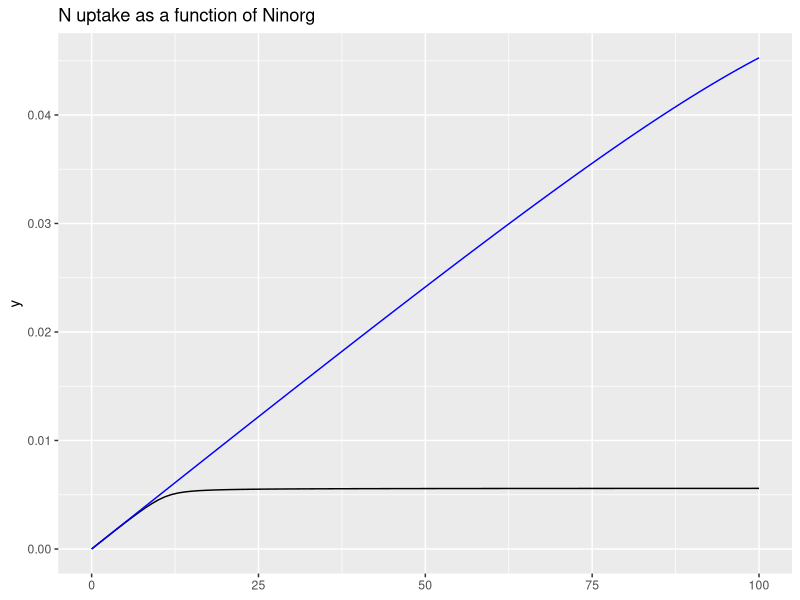
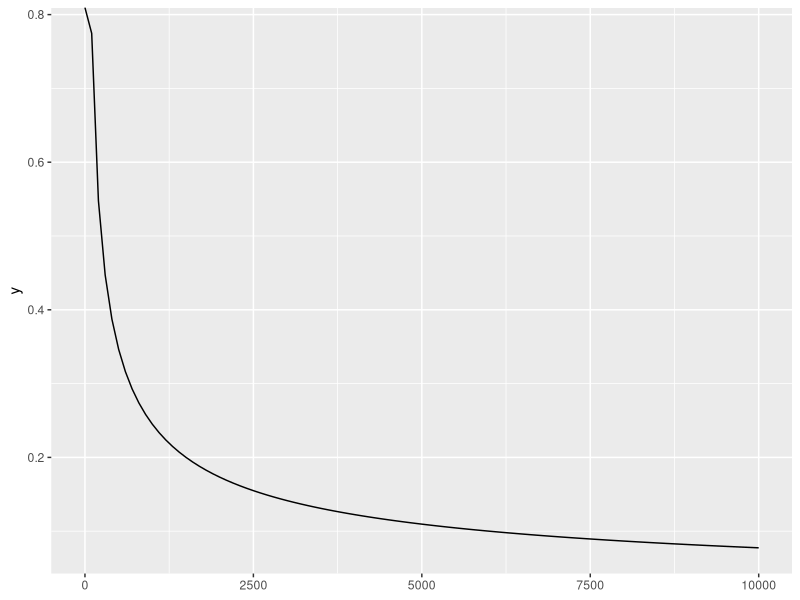
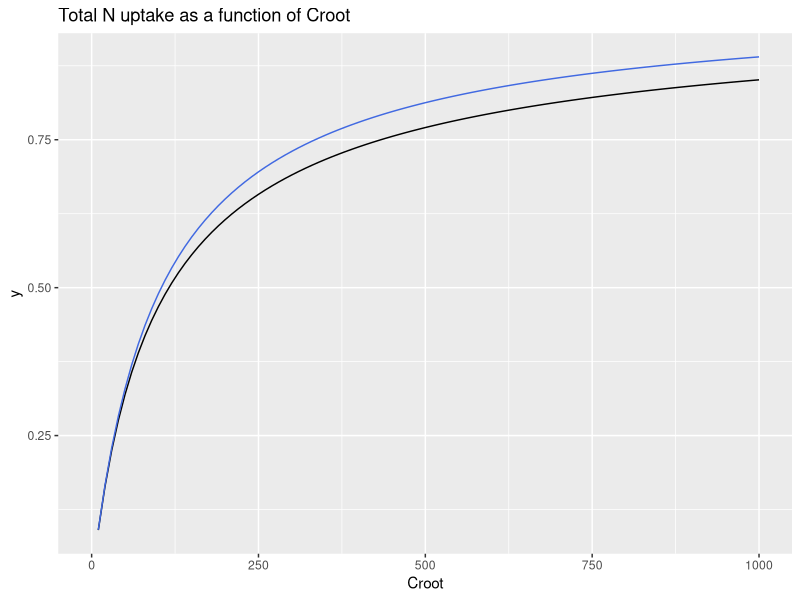
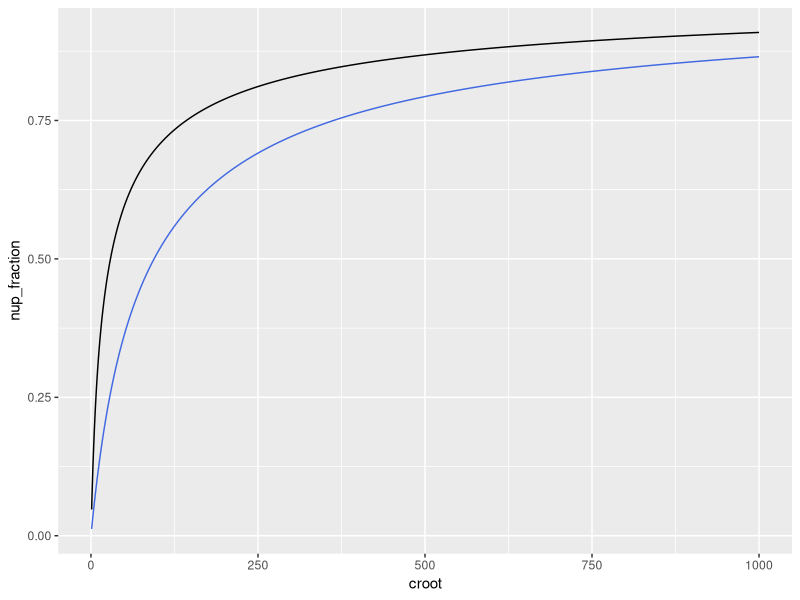
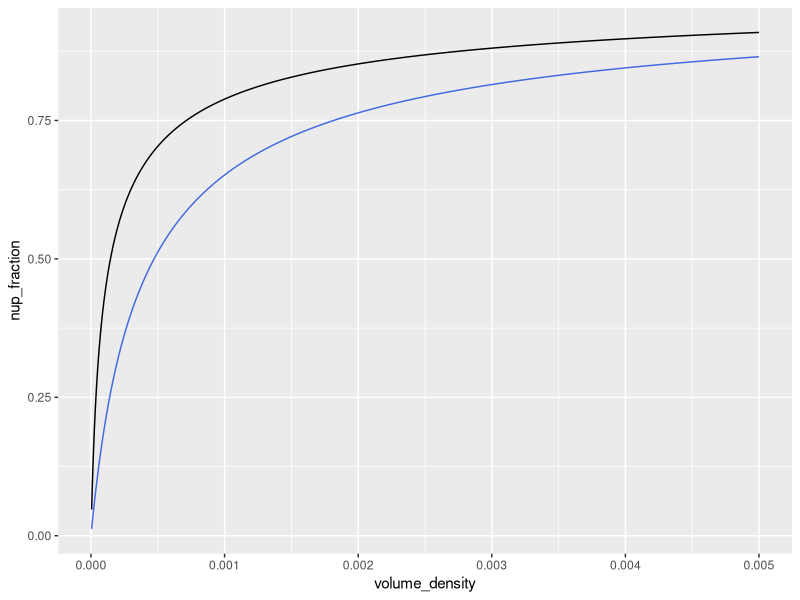
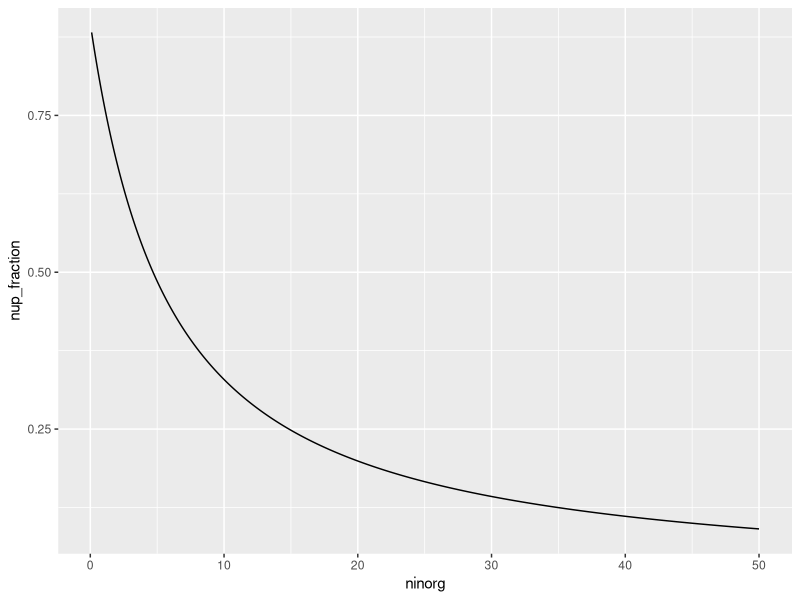
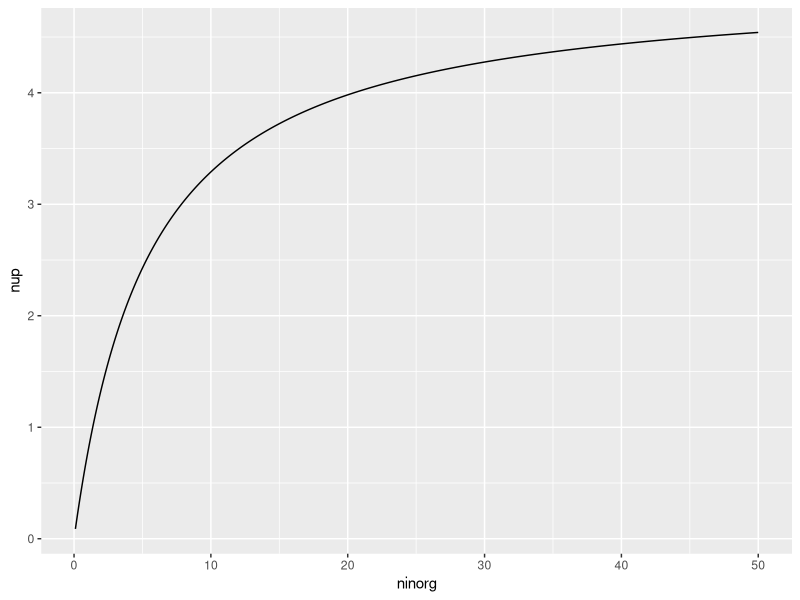

Write R code to recreate these figures, in order.
## ---- chunk 1
library(dplyr)
library(tidyr)
library(ggplot2)
knitr::opts_chunk$set(echo = TRUE)
## ---- chunk 2
par_fnup <- list(
  D = 3, #D = 0.0005, # m d-1, rhizosphere diffusivity
  j = 2000, #j = 0.0056, # Jrmax = maximum root-N influx, g N m2 d-1
  k = 1,  #k = 0.025,  # initial slope of MM for N uptake flux = root absorbing power, m d-1, McMurtrie & Näsholm, 2017
  f = 0       # transpiration velocity
)
calc_conc <- function(N, root_distance, par){
  (sqrt((par$D*par$j - par$D*par$k*N - par$f*par$k*N*root_distance + par$j*par$k*root_distance)^2 
    - 4*par$D*par$k*(-par$D*par$j*N - par$f*par$j*N*root_distance)) - par$D*par$j + par$D*par$k*N 
    + par$f*par$k*N*root_distance - par$j*par$k*root_distance)/(2*par$D*par$k)  
}
calc_fnup_demand <- function(conc, par){
  par$k * par$j * conc / (par$k * conc + par$j)
}
calc_fnup_supply <- function(conc, N, root_distance, par){
  par$D * (N - conc) / root_distance + par$f * N
}

calc_fnup <- function(ninorg, root_distance, par){
  conc <- calc_conc(ninorg, root_distance, par)
  nup_demand <- calc_fnup_demand(conc, par)
  nup_supply <- calc_fnup_supply(conc, ninorg, root_distance, par)
  # if (abs(nup_demand - nup_supply) > 0.001){
  #   warning("N uptake based on supply and demand equations not identical.")
  #   out <- NA
  # } else {
  #   out <- nup_demand
  # }
  out <- nup_demand
  return(out)
}
## ---- chunk 3
# rough values based on Weemstra et al., 2020 https://doi.org/10.1111/1365-2435.13520
par_rootmorph <- list(
  zroot = 1,
  rho = 0.2 * 100^3,  # g m-3
  r0 = 0.3 / (2 * 1000) # m, radius
)

calc_root_length_density <- function(croot, par){
  croot / (par$rho * par$zroot * 2 * pi * par$r0)
}

calc_a_root <- function(croot, par){
  2 * pi * par$r0 * calc_root_length_density(croot, par)
}

calc_root_distance <- function(root_length_density, par){
  sqrt(1/(pi * root_length_density) + par$r0^2)
}

calc_nup <- function(croot, ninorg, par_fnup, par_rootmorph){
  a_root <- calc_a_root(croot, par_rootmorph)
  n_conc <- ninorg /( par_rootmorph$zroot * a_root)
  root_length_density <- calc_root_length_density(croot, par_rootmorph)
  root_distance <- calc_root_distance(root_length_density, par_rootmorph)
  fnup   <- calc_fnup(n_conc, root_distance, par_fnup)
  a_root * fnup
}
## ---- chunk 4
ggplot() +
  geom_function(fun = 
                  function(x) 
                    calc_fnup(x, 
                              root_distance = 1,
                              par = list(
                                D = 0.0005,
                                j = 0.0056,
                                k = 0.025, 
                                f = 0
                                )
                               )) +
  geom_function(fun = 
                  function(x) 
                    calc_fnup(x, 
                              root_distance = 1,
                              par = list(
                                D = 0.0005,
                                j = 0.056,
                                k = 0.025, 
                                f = 0
                                )
                               ), color = "blue") +
  labs(title = "N uptake as a function of Ninorg") +
  xlim(0, 100)
## ---- chunk 5
ggplot() +
  geom_function(fun = 
                  function(x) 
                    calc_root_distance(
                      calc_root_length_density(x, par_rootmorph),
                      par_rootmorph
                      )) +
  xlim(0, 10000)
## ---- chunk 6
ggplot() +
  geom_function(fun = 
                  function(x) 
                    calc_nup(x,
                             ninorg = 1,
                             par_fnup,
                             par_rootmorph
                            )) +
  geom_function(fun = 
                  function(x) 
                    calc_nup(x,
                             ninorg = 1,
                             par_fnup,
                             list(
                               zroot = 1,
                               rho = 0.2 * 100^3,  # g m-3
                               r0 = 0.03 / (2 * 1000) # m, radius
                             )
                            ), col = "royalblue") +
  labs(title = "Total N uptake as a function of Croot",
       x = "Croot") +
  xlim(0, 1000)
## ---- chunk 7
df <- tibble(croot = seq(1000)) |> 
  mutate(volume_density = croot / (par_rootmorph$rho * par_rootmorph$zroot),
         nup = calc_nup(croot, 
                        ninorg = 0.2, 
                        list(
                             D = 3,
                             j = 2000,
                             k = 1,
                             f = 0
                             ), 
                        par_rootmorph
                        ),
         nup2 = calc_nup(croot, 
                        ninorg = 0.2, 
                        list(
                             D = 3,
                             j = 500,
                             k = 1,
                             f = 0
                             ), 
                        par_rootmorph
                        )
         ) |> 
  mutate(nup_fraction = nup/0.2,
         nup_fraction2 = nup2/0.2)

df |> 
  ggplot() +
  geom_line(aes(croot, nup_fraction)) +
  geom_line(aes(croot, nup_fraction2), col = "royalblue")

df |> 
  ggplot() +
  geom_line(aes(volume_density, nup_fraction)) +
  geom_line(aes(volume_density, nup_fraction2), col = "royalblue")
## ---- chunk 8
df <- tibble(ninorg = seq(0.1, 50, by = 0.01)) |> 
  mutate(nup = calc_nup(croot = 500, 
                        ninorg, 
                        par_fnup, 
                        par_rootmorph
                        )) |> 
  mutate(nup_fraction = nup/ninorg)

df |> 
  ggplot(aes(ninorg, nup_fraction)) +
  geom_line()

df |> 
  ggplot(aes(ninorg, nup)) +
  geom_line()
